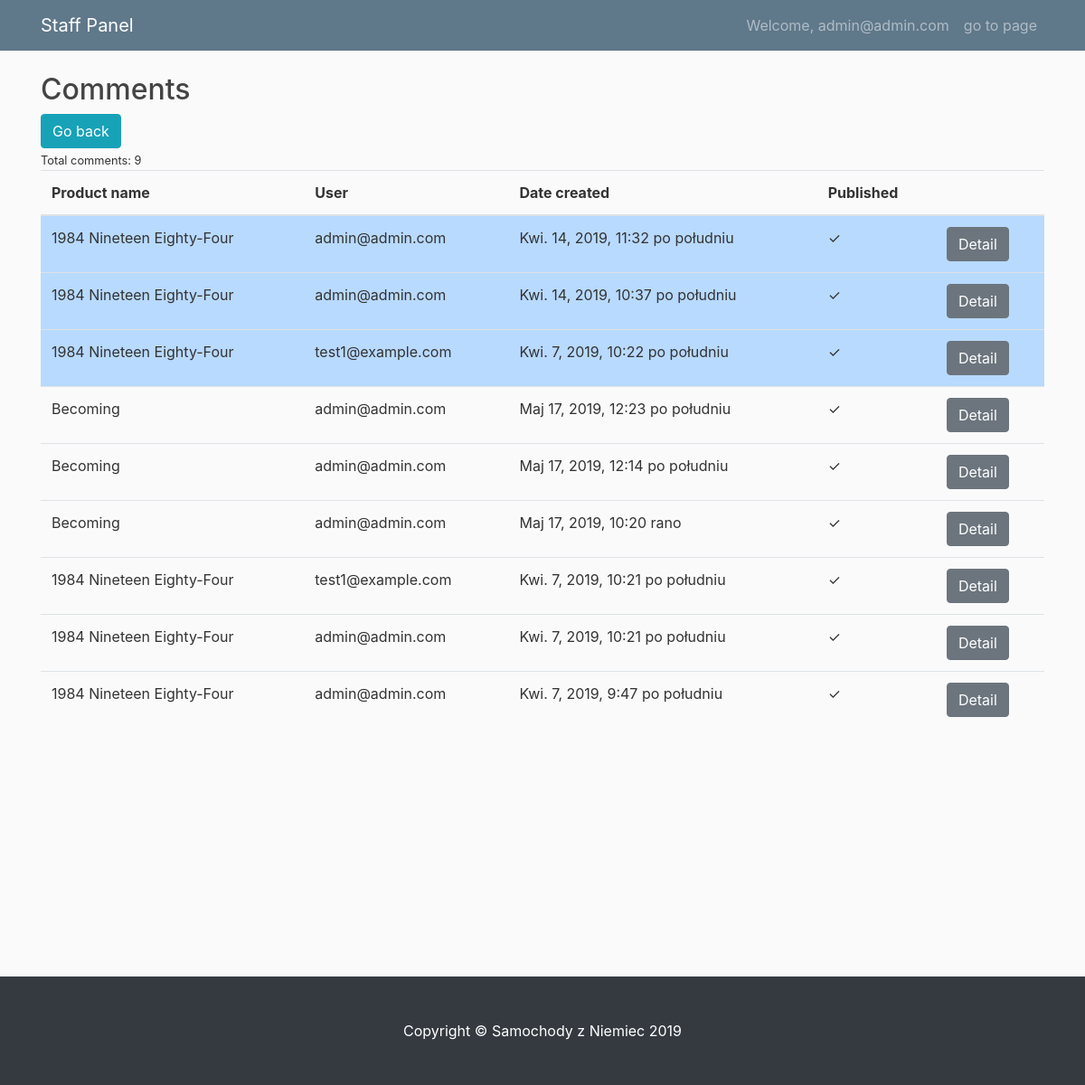
The app's page /staff/comment_list (signed in) with its own data.
### account/models.py (models this page shows, shortened)
class User(AbstractBaseUser):
    email = models.EmailField(max_length=255, unique=True)
    is_active = models.BooleanField(default=True)  # can login
    is_staff = models.BooleanField(default=False)  # staff user non superuser
    is_admin = models.BooleanField(default=False)  # superuser
    created = models.DateTimeField(auto_now_add=True)
    updated = models.DateTimeField(auto_now=True)
    USERNAME_FIELD = "email"  # username
    REQUIRED_FIELDS = []
    objects = UserManager()
    def __str__(self):
        return self.email

### shop/models.py (models this page shows, shortened)
class Comment(models.Model):
    product = models.ForeignKey(Product, on_delete=models.CASCADE)
    user = models.ForeignKey(User, on_delete=models.CASCADE)
    body = models.TextField()
    date_created = models.DateTimeField(auto_now_add=True)
    date_updated = models.DateTimeField(auto_now=True)
    is_active = models.BooleanField(default=False)
    is_new = models.BooleanField(default=True)
    class Meta:
        ordering = ["date_created"]

class Product(models.Model):
    name = models.CharField(max_length=100, db_index=True)
    slug = models.SlugField(max_length=150, db_index=True)
    description = models.TextField()
    original_price = models.DecimalField(max_digits=10, decimal_places=2)
    stock = models.PositiveIntegerField()
    available = models.BooleanField(default=True)
    created = models.DateTimeField(auto_now_add=True)
    updated = models.DateTimeField(auto_now=True)
    category = models.ForeignKey(
        Category, on_delete=models.SET_NULL, null=True, blank=True
    )
    total_rating = models.DecimalField(max_digits=3, decimal_places=2, default=0)
    count_rating = models.PositiveIntegerField(default=0)
    likes = models.IntegerField(default=0)
    class Meta:
        ordering = ("name",)

### staff/decorators.py (the view)
    def wrap(request, *args, **kwargs):
        if request.user.is_authenticated and request.user.is_staff:
            return func(request, *args, **kwargs)
        elif request.user.is_authenticated:
            return redirect("shop:index")
        else:
            return redirect("account:login")

### cart/context_processors.py (called while the page is built)
def cart(request):
    return {'cart': Cart(request)}

### staff/templates/staff/comment_list.html
{% extends 'staff/base.html' %}
{% load crispy_forms_tags %}
{% block content %}
<div class="row">
    <div class="col">
        <div>
            <h2>Comments</h2>
        </div>
        <div class="row">
            <div class="col">
                <a href="{% url 'staff:panel' %}" class="btn btn-info">Go back</a>
            </div>
        </div>
        {% with comments.count as total_comments %}
        <small>Total comments: {{total_comments}} </small>
        {% endwith%}
        <table class="table table-hover">
            <thead>
                <tr>
                    <th scope="col">Product name</th>
                    <th scope="col">User</th>
                    <th scope="col">Date created</th>
                    <th scope="col">Published</th>
                    <th scope="col"></th>
                </tr>
            </thead>
            <tbody>
                {% for comment in comments %}
                <tr class="{% if comment.is_new %} table-primary {% endif %}">
                    <td>{{comment.product.name}} </td>
                    <td>{{comment.user}}</td>
                    <td>{{comment.date_created}}</td>
                    <td>{% if comment.is_active %} &check;
                        {% else %}
                        &cross;
                        {% endif%}</td>
                    <td><a href="{% url 'staff:comment_detail' pk=comment.pk %}" class="btn btn-secondary">Detail</a>
                    </td>
                </tr>
                {% endfor %}
            </tbody>
        </table>
    </div>
</div>
{% endblock %}

### staff/templates/staff/base.html (shortened to what this page needs)
{% load static %}
<!DOCTYPE html>
<html lang="en">
<head>
    <link rel="stylesheet" href="https://maxcdn.bootstrapcdn.com/bootstrap/4.0.0/css/bootstrap.min.css"
>
    <link href="{% static 'css/staff.css' %}" rel="stylesheet">
</head>
<body>
    <nav class="navbar navbar-expand-md navbar-dark bg-steel fixed-top">
        <div class="container">
            <a class="navbar-brand mr-4" href="{% url 'staff:panel' %}">Staff Panel</a>
            <div class="collapse navbar-collapse" id="navbarToggle">
                <div class="navbar-nav">
                    <a class="nav-item nav-link" href="{% url 'account:profile'%}">
                        Welcome, {{ user.email }}
                    </a>
                    <a class="nav-item nav-link" href="{% url 'shop:index'%}"> go to page </a>
                </div>
            </div>
        </div>
    </nav>
    <div class="container" style="min-height: 1000px;">
        {% block content%}
        {% endblock%}
    </div>
    <footer class="py-5 bg-dark">
        <div class="container">
            <p class="m-0 text-center text-white">Copyright &copy; Samochody z Niemiec 2019</p>
        </div>
    </footer>
</body>
</html>

### staff/static/css/staff.css (style rules this page uses)
body { background: #fafafa; color: #333333; margin-top: 5rem; }
h1, h2, h3, h4, h5, h6 { color: #444444; }
.bg-steel { background-color: #5f788a; }

### records on screen
User: email "admin@admin.com"
Comment: product.name "1984 Nineteen Eighty-Four", user "admin@admin.com", date_created "Kwi. 14, 2019, 11:32 po południu"
Comment: product.name "1984 Nineteen Eighty-Four", user "admin@admin.com", date_created "Kwi. 14, 2019, 10:37 po południu"
Comment: product.name "1984 Nineteen Eighty-Four", user "test1@example.com", date_created "Kwi. 7, 2019, 10:22 po południu"
Comment: product.name "Becoming", user "admin@admin.com", date_created "Maj 17, 2019, 12:23 po południu"
Comment: product.name "Becoming", user "admin@admin.com", date_created "Maj 17, 2019, 12:14 po południu"
Comment: product.name "Becoming", user "admin@admin.com", date_created "Maj 17, 2019, 10:20 rano"
Comment: product.name "1984 Nineteen Eighty-Four", user "test1@example.com", date_created "Kwi. 7, 2019, 10:21 po południu"
Comment: product.name "1984 Nineteen Eighty-Four", user "admin@admin.com", date_created "Kwi. 7, 2019, 10:21 po południu"
Comment: product.name "1984 Nineteen Eighty-Four", user "admin@admin.com", date_created "Kwi. 7, 2019, 9:47 po południu"

### other values on screen
{{ total_comments }} "9"
